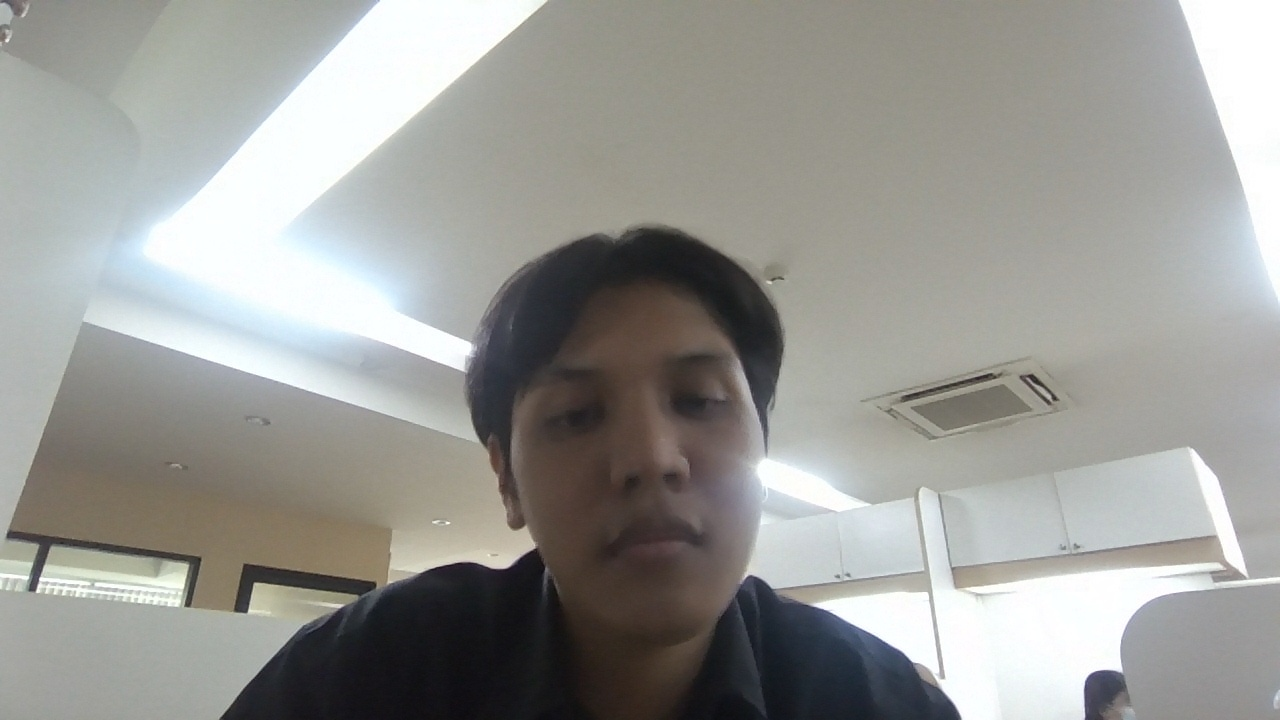
#> input picture temp_shots/temp_1.jpg, 1280 x 720 px; its folder holds only this picture in this run
$ python -i main.py   (imports and definitions only)
#> lines starting #> are read from the running program, lines starting #| are printed output that depends on the picture; after the words box and inside, x2 and y2 are one past the last pixel; in counts of white or black regions, pixels touching at a corner belong together
import os
import glob
import re
import uuid
import time
import sys
import shutil
import subprocess
import numpy as np
import cv2

from fastapi import FastAPI, UploadFile, File, Form, Request
from fastapi.middleware.cors import CORSMiddleware
from fastapi.staticfiles import StaticFiles
from fastapi.responses import JSONResponse

# [1 line not run here, left out]

BASE_DIR = os.path.dirname(os.path.abspath(__file__))
FRAMES_DIR = os.path.join(BASE_DIR, "frames")
TEMP_DIR = os.path.join(BASE_DIR, "temp_shots")
UPLOAD_DIR = os.path.join(BASE_DIR, "captured_photos")

DIGICAM_CMD_PATH = os.getenv(
    "DIGICAM_CMD_PATH",
    r"C:\Program Files (x86)\digiCamControl\CameraControlCmd.exe",
)

# [2 lines not run here, left out]

allow_origins = os.getenv("CORS_ALLOW_ORIGINS", "*")
origins = ["*"] if allow_origins.strip() == "*" else [o.strip() for o in allow_origins.split(",") if o.strip()]

# [21 lines not run here, left out]


# [15 lines left out: function fit_center_crop, not called in this run]


def detect_slots_and_mask(frame_path):
#> called with frame_path = 'temp_shots/temp_1.jpg'
    image = cv2.imread(frame_path, cv2.IMREAD_UNCHANGED)
#> image is the input picture: shape (720, 1280, 3); mean B, G, R 149.5, 153.5, 153.5
    if image is None:
        return [], None, None

    fh, fw = image.shape[:2]
#> fh = 720; fw = 1280
    mask = None

    name_no_ext = os.path.splitext(os.path.basename(frame_path))[0]
    mask_path = os.path.join(os.path.dirname(frame_path), f"{name_no_ext}_mask.png")

    if os.path.exists(mask_path):
        mask = cv2.imread(mask_path, cv2.IMREAD_GRAYSCALE)
    else:
        if len(image.shape) == 3 and image.shape[2] == 4:
            alpha = image[:, :, 3]
            if np.min(alpha) < 255:
                _, mask = cv2.threshold(alpha, 10, 255, cv2.THRESH_BINARY_INV)

        if mask is None:
            if len(image.shape) == 3 and image.shape[2] == 4:
                gray = cv2.cvtColor(image, cv2.COLOR_BGRA2GRAY)
            elif len(image.shape) == 3:
                gray = cv2.cvtColor(image, cv2.COLOR_BGR2GRAY)
            else:
                gray = image
            _, mask = cv2.threshold(gray, 240, 255, cv2.THRESH_BINARY)
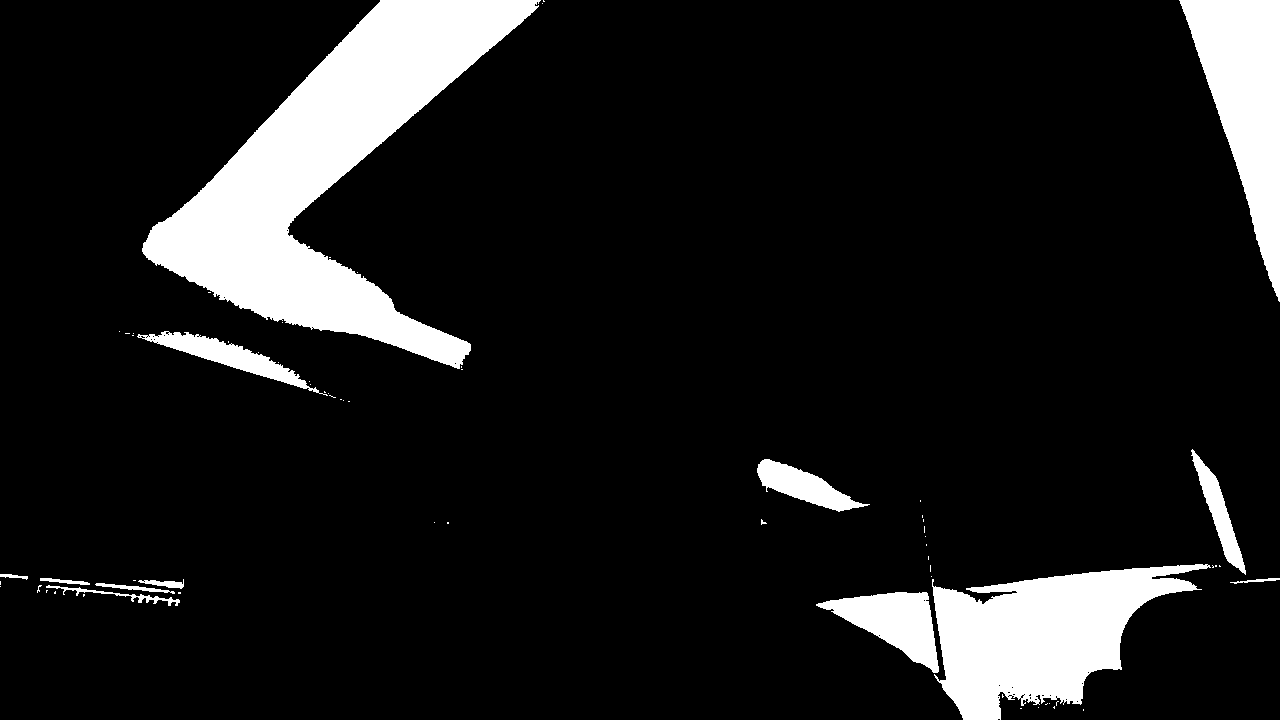
#> mask: shape (720, 1280); 11.3% white; 67 white regions (54 under 20 px)

    if mask is None:
        return [], None, image

    contours, _ = cv2.findContours(mask, cv2.RETR_EXTERNAL, cv2.CHAIN_APPROX_SIMPLE)
#> contours = 67 contours, 54 with area under 20; largest, box (x1, y1, x2, y2) and area: (142, 0, 541, 369) 50834, (932, 564, 1211, 720) 23067, (1179, 0, 1280, 302) 14791, (816, 592, 939, 673) 4610, (137, 331, 328, 396) 2706
    slots = []
    for cnt in contours:
        x, y, w, h = cv2.boundingRect(cnt)
        if w > fw * 0.05 and h > fh * 0.05:
            slots.append({"x": int(x), "y": int(y), "w": int(w), "h": int(h)})
#> this loop made 67 passes
#> (x, y, w, h) on passes 3, 5, 7, 10, 14, 15, 16, 17, 20, 21, 22, 23: (1038, 707, 1, 1), (1049, 703, 1, 1), (1056, 701, 3, 5), (816, 592, 123, 81), (0, 586, 1, 1), (46, 585, 134, 21), (37, 585, 5, 8), (95, 583, 80, 11), (138, 579, 46, 10), (1230, 578, 50, 6), (40, 578, 50, 7), (931, 576, 1, 1)
#> (cnt, x, y, w, h) on passes 1, 2, 4, 6, 8, 9: ([[1083, 709], [1083, 710]], 1083, 709, 1, 2), ([[1020, 708], [1021, 708]], 1020, 708, 2, 1), ([[1054, 706], [1053, 707], [1054, 708]], 1053, 706, 2, 3), ([[1047, 703], [1046, 704], [1045, 704], [1046, 704]], 1045, 703, 3, 2), ([[1002, 694], [1002, 697], [1003, 696], [1002, 695]], 1002, 694, 2, 4), ([[83, 594], [83, 596], [84, 595], [84, 594]], 83, 594, 2, 3)
#> after the loop, slots = 6 items

    slots.sort(key=lambda s: (s["y"] // 20, s["x"]))
    return slots, mask, image


# [49 lines left out: functions fix_frame_aspect_ratio, base_url_from_request, not called in this run]


# [3 lines that did not run here, left out]


# [3 lines that did not run here, left out]


# [12 lines that did not run here, left out]


# [11 lines that did not run here, left out]


# [7 lines that did not run here, left out]


# [11 lines not run here, left out]


# [32 lines that did not run here, left out]


# [55 lines that did not run here, left out]


# [15 lines that did not run here, left out]


# [9 lines that did not run here, left out]

# [28 lines not run here, left out]

>>> result = detect_slots_and_mask('temp_shots/temp_1.jpg')
